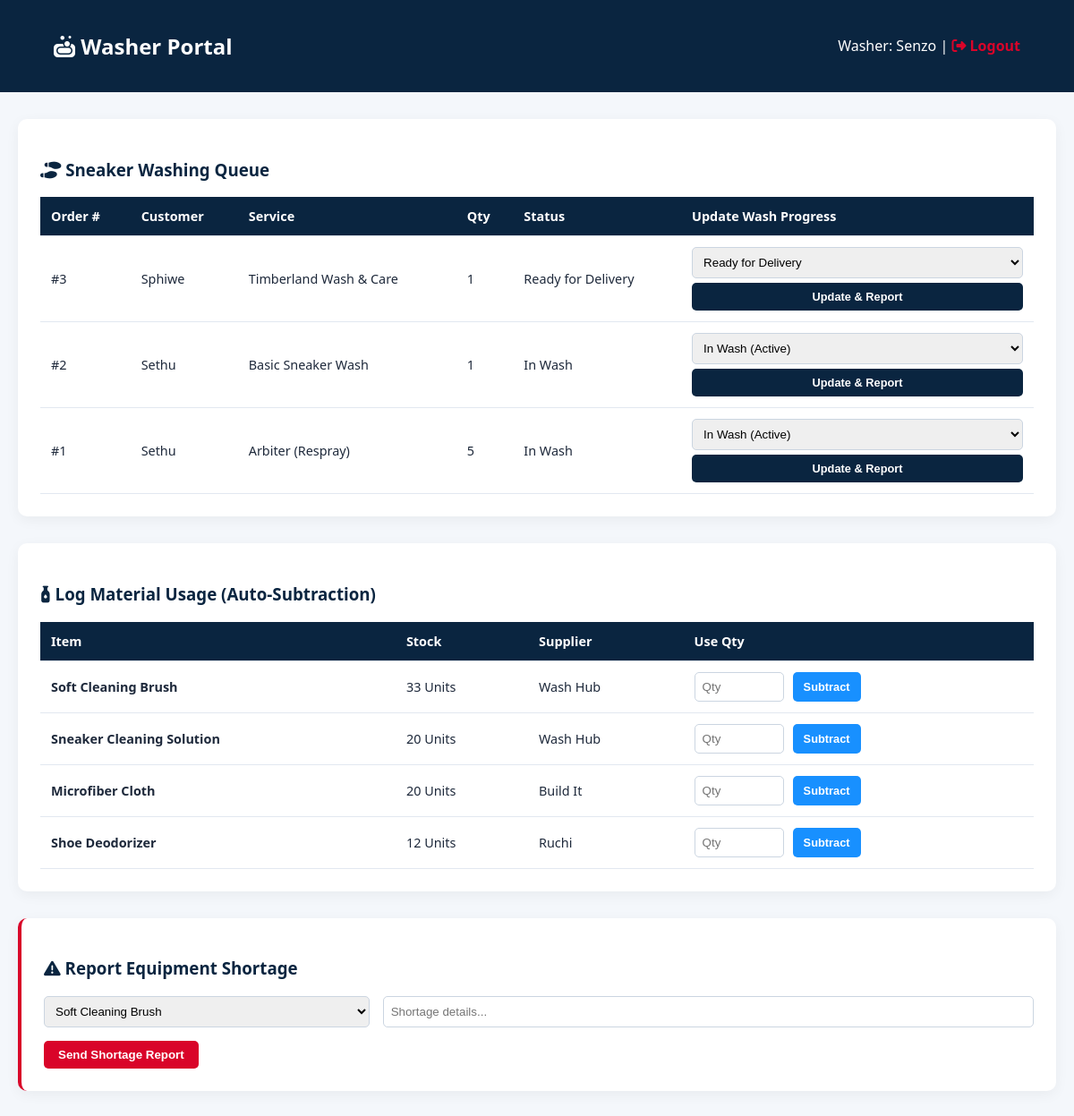
Screenshot of /wash/dashboard_washer.php (signed in) with the database file from the repository.
### tables this page shows
CREATE TABLE `orders` (
  `id` int(11) NOT NULL,
  `customer_id` int(11) DEFAULT NULL,
  `customer_name` varchar(100) NOT NULL,
  `customer_phone` varchar(20) NOT NULL,
  `service_type` varchar(100) NOT NULL,
  `price_per_unit` decimal(10,2) NOT NULL,
  `quantity` int(11) NOT NULL DEFAULT 1,
  `total_amount` decimal(10,2) NOT NULL,
  `pickup_address` text NOT NULL,
  `pickup_date` date NOT NULL,
  `payment_mode` enum('Cash on Pickup','Mobile Money / EFT','Card on Delivery') NOT NULL,
  `order_type` enum('online','phone_walkin') DEFAULT 'online',
  `status` enum('Pending Pickup','In Wash','Ready for Delivery','Delivered') DEFAULT 'Pending Pickup',
  `driver_id` int(11) DEFAULT NULL,
  `estimated_delivery` date DEFAULT NULL,
  `receptionist_notes` text DEFAULT NULL,
  `created_at` timestamp NOT NULL DEFAULT current_timestamp()
);

CREATE TABLE `inventory` (
  `id` int(11) NOT NULL,
  `item_name` varchar(150) NOT NULL,
  `category` varchar(100) DEFAULT 'Cleaning Supplies',
  `stock_level` int(11) NOT NULL DEFAULT 0,
  `unit_price` decimal(10,2) NOT NULL DEFAULT 0.00,
  `supplier_store` varchar(100) NOT NULL,
  `last_updated` timestamp NOT NULL DEFAULT current_timestamp() ON UPDATE current_timestamp()
);

### wash/dashboard_washer.php (the view, shortened to what this page needs)
<?php
include 'config.php';
$wash_orders = $conn->query("SELECT * FROM orders WHERE status IN ('Pending Pickup', 'In Wash', 'Ready for Delivery') ORDER BY id DESC");
$inventory = $conn->query("SELECT * FROM inventory");
?>
<!DOCTYPE html>
<html lang="en">
<head>
    <link href="https://cdnjs.cloudflare.com/ajax/libs/font-awesome/6.4.0/css/all.min.css" rel="stylesheet">
</head>
<body>
<header>
    <h2><i class="fa-solid fa-soap"></i> Washer Portal</h2>
    <div>Washer: <?= htmlspecialchars($_SESSION['name']) ?> | <a href="logout.php" style="color:#d90429; font-weight:bold; text-decoration:none;"><i class="fa-solid fa-right-from-bracket"></i> Logout</a></div>
</header>
<div class="container">
    <div class="card">
        <h3 style="color:#0a2540;"><i class="fa-solid fa-shoe-prints"></i> Sneaker Washing Queue</h3>
        <table>
            <thead><tr><th>Order #</th><th>Customer</th><th>Service</th><th>Qty</th><th>Status</th><th>Update Wash Progress</th></tr></thead>
            <tbody>
                <?php while($ord = $wash_orders->fetch_assoc()): ?>
                <tr>
                    <form method="POST">
                        <td>#<?= $ord['id'] ?></td>
                        <td><?= htmlspecialchars($ord['customer_name']) ?></td>
                        <td><?= htmlspecialchars($ord['service_type']) ?></td>
                        <td><?= $ord['quantity'] ?></td>
                        <td><?= htmlspecialchars($ord['status']) ?></td>
                        <td>
                            <select name="status" style="margin-bottom:5px;">
                                <option value="In Wash" <?= $ord['status'] == 'In Wash' ? 'selected' : '' ?>>In Wash (Active)</option>
                                <option value="Ready for Delivery" <?= $ord['status'] == 'Ready for Delivery' ? 'selected' : '' ?>>Ready for Delivery</option>
                            </select>
                            <button type="submit" name="update_wash_status" style="font-size:0.8rem; width:100%;">Update & Report</button>
                        </td>
                    </form>
                </tr>
                <?php endwhile; ?>
            </tbody>
        </table>
    </div>
    <div class="card">
        <h3 style="color:#0a2540;"><i class="fa-solid fa-bottle-droplet"></i> Log Material Usage (Auto-Subtraction)</h3>
        <table>
            <thead><tr><th>Item</th><th>Stock</th><th>Supplier</th><th>Use Qty</th></tr></thead>
            <tbody>
                <?php while($inv = $inventory->fetch_assoc()): ?>
                <tr>
                    <form method="POST">
                        <td><strong><?= htmlspecialchars($inv['item_name']) ?></strong></td>
                        <td><?= $inv['stock_level'] ?> Units</td>
                        <td><?= htmlspecialchars($inv['supplier_store']) ?></td>
                        <td>
                            <div style="display:flex; gap:10px;">
                                <input type="number" name="quantity_used" placeholder="Qty" min="1" max="<?= $inv['stock_level'] ?>" style="width:100px;" required>
                                <button type="submit" name="use_material" style="background:#1890ff; padding:6px 12px; font-size:0.8rem;">Subtract</button>
                            </div>
                        </td>
                    </form>
                </tr>
                <?php endwhile; ?>
            </tbody>
        </table>
    </div>
    <div class="card" style="border-left: 4px solid #d90429;">
        <h3 style="color:#0a2540;"><i class="fa-solid fa-triangle-exclamation"></i> Report Equipment Shortage</h3>
        <form method="POST" style="margin-top:15px;">
            <div style="display:grid; grid-template-columns: 1fr 2fr; gap:15px; margin-bottom:15px;">
                <select name="shortage_item" required>
                    <option value="Soft Cleaning Brush">Soft Cleaning Brush</option>
                </select>
                <input type="text" name="shortage_note" placeholder="Shortage details..." required>
            </div>
            <button type="submit" name="report_shortage" style="background:#d90429;">Send Shortage Report</button>
        </form>
    </div>
</div>
</body>
</html>

### wash/dashboard_washer.php (style rules this page uses)
body { font-family: 'Segoe UI', sans-serif; background: #f4f7fb; margin: 0; color: #1e293b; }
header { background: #0a2540; color: white; padding: 15px 5%; display: flex; justify-content: space-between; align-items: center; }
.container { max-width: 1200px; margin: 30px auto; padding: 0 20px; }
.card { background: white; padding: 25px; border-radius: 10px; box-shadow: 0 4px 15px rgba(0,0,0,0.05); margin-bottom: 30px; }
table { width: 100%; border-collapse: collapse; margin-top: 15px; font-size: 0.9rem; }
th, td { padding: 12px; border-bottom: 1px solid #e2e8f0; text-align: left; }
th { background: #0a2540; color: white; }
select, input { width: 100%; padding: 8px; border: 1px solid #cbd5e1; border-radius: 5px; box-sizing: border-box; }
button { background: #0a2540; color: white; padding: 8px 16px; border: none; border-radius: 5px; cursor: pointer; font-weight: bold; }

### rows the page displays
orders: id "3", customer_name "Sphiwe", service_type "Timberland Wash & Care", quantity "1", status "Ready for Delivery"
orders: id "2", customer_name "Sethu", service_type "Basic Sneaker Wash", quantity "1", status "In Wash", status "In Wash (Active)"
orders: id "1", customer_name "Sethu", service_type "Arbiter (Respray)", quantity "5", status "In Wash", status "In Wash (Active)"
inventory: item_name "Soft Cleaning Brush", stock_level "33", supplier_store "Wash Hub"
inventory: item_name "Sneaker Cleaning Solution", stock_level "20", supplier_store "Wash Hub"
inventory: item_name "Microfiber Cloth", stock_level "20", supplier_store "Build It"
inventory: item_name "Shoe Deodorizer", stock_level "12", supplier_store "Ruchi"

### other values shown
$_SESSION['name'] "Senzo"
